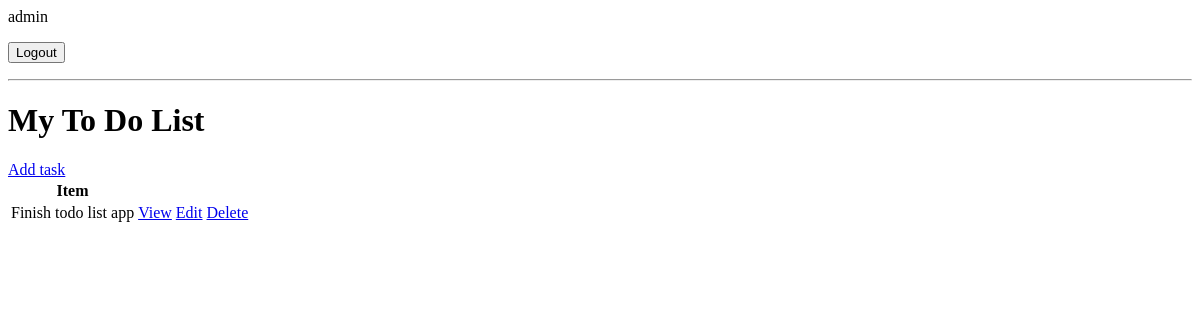
The app's page / (signed in), older data.
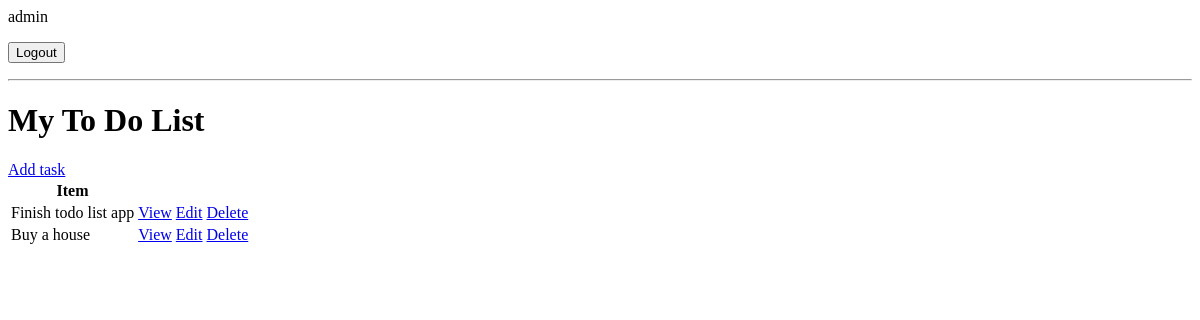
The same page, newer data.
### base/models.py (models this page shows, shortened)
class Task(models.Model):
    user = models.ForeignKey(User, on_delete=models.CASCADE, null=True, blank=True)
    title = models.CharField(max_length=200)
    description = models.TextField(null=True, blank=True)
    complete = models.BooleanField(default=False)
    created = models.DateTimeField(auto_now_add=True)
    class Meta:
        ordering = ['complete']

### base/views.py (the view)
# urls.py: path("", TaskList.as_view(), name="tasks"),
class TaskList(LoginRequiredMixin, ListView):
    model = Task
    context_object_name = "tasks"
    def get_context_data(self, **kwargs):
        context = super().get_context_data(**kwargs)
        context["tasks"] = context["tasks"].filter(user=self.request.user)
        context["count"] = context["tasks"].filter(complete=False).count()
        return context

### base/templates/base/task_list.html (shortened to what this page needs)
{% if request.user.is_authenticated %}
    <p>{{request.user}}</p>
    <form method="post" action="{% url 'logout' %}">
        <button type="submit">Logout</button>
    </form>
{% else %}
<a href="{% url 'login' %}">Login</a>
{% endif %}
<hr>
<h1>My To Do List</h1>
<a href="{% url 'task-create' %}">Add task</a>
<table>
    <tr>
        <th>Item</th>
        <th></th>
        <th></th>
        <th></th>
    </tr>
    {% for task in tasks %}
    <tr>
        <td>{{task.title}}</td>
        <td><a href="{% url 'task' task.id %}">View</a></td>
        <td><a href="{% url 'task-update' task.id %}">Edit</a></td>
        <td><a href="{% url 'task-delete' task.id %}">Delete</a></td>
    </tr>
    {% empty %}
    <h3>No items in list</h3>
    {% endfor %}
</table>

Row changes from the older to the newer data that the page shows:
added Task: title "Buy a house"
